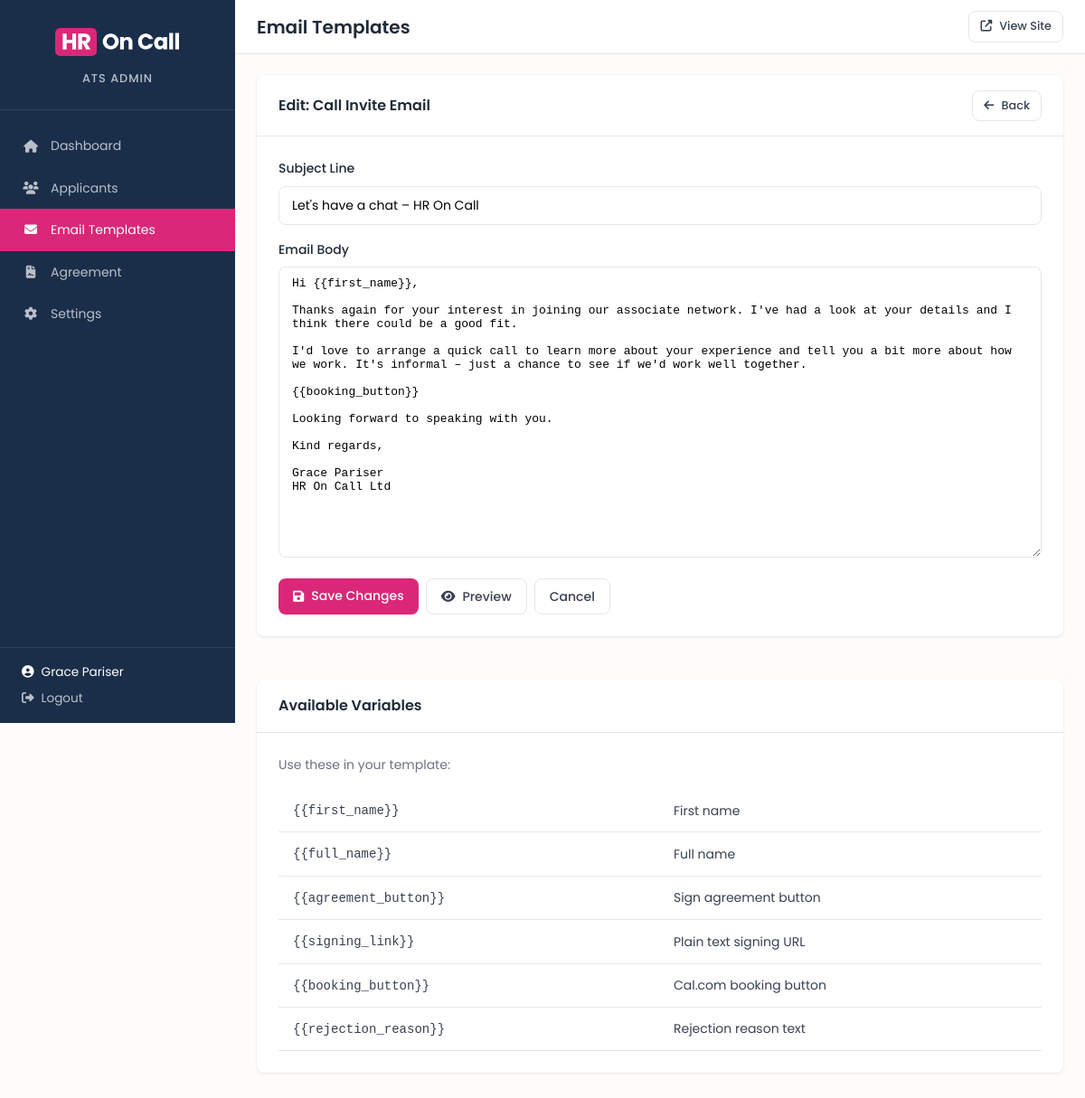
The app's page /ats/admin/templates.php?edit=call_invite (signed in) with its own data.
### tables this page shows
CREATE TABLE IF NOT EXISTS `email_templates` (
    `id` INT AUTO_INCREMENT PRIMARY KEY,
    `template_key` VARCHAR(50) NOT NULL UNIQUE,
    `name` VARCHAR(100) NOT NULL,
    `subject` VARCHAR(255) NOT NULL,
    `body` TEXT NOT NULL,
    `updated_at` DATETIME NOT NULL DEFAULT CURRENT_TIMESTAMP ON UPDATE CURRENT_TIMESTAMP
);

### ats/includes/Database.php (called while the page is built, shortened)
<?php
class Database {
    private static $instance = null;
    private $pdo;
    private function __construct() {
        try {
            $dsn = "mysql:host=" . DB_HOST . ";dbname=" . DB_NAME . ";charset=utf8mb4";
            $options = [
                PDO::ATTR_ERRMODE => PDO::ERRMODE_EXCEPTION,
                PDO::ATTR_DEFAULT_FETCH_MODE => PDO::FETCH_ASSOC,
                PDO::ATTR_EMULATE_PREPARES => false,
            ];
            $this->pdo = new PDO($dsn, DB_USER, DB_PASS, $options);
        } catch (PDOException $e) {
            error_log("Database connection failed: " . $e->getMessage());
            throw new Exception("Database connection failed");
        }
    }
    public static function getInstance() {
        if (self::$instance === null) {
            self::$instance = new self();
        }
        return self::$instance;
    }
    public function query($sql, $params = []) {
        $stmt = $this->pdo->prepare($sql);
        $stmt->execute($params);
        return $stmt;
    }
    public function fetchOne($sql, $params = []) {
        return $this->query($sql, $params)->fetch();
    }
}

### ats/includes/Email.php (called while the page is built, shortened)
<?php
class Email {
    private $db;
    public function __construct() {
        $this->db = Database::getInstance();
    }
    public function getTemplate($templateKey) {
        return $this->db->fetchOne(
            "SELECT * FROM email_templates WHERE template_key = ?",
            [$templateKey]
        );
    }
}

### ats/admin/templates.php (the view, shortened to what this page needs)
<?php
require_once 'includes/auth.php';
require_once dirname(__DIR__) . '/includes/Email.php';
$emailService = new Email();
$previewTemplate = null;
$previewHtml = null;
$editTemplate = null;
if (isset($_GET['edit'])) {
    $editTemplate = $emailService->getTemplate($_GET['edit']);
}
include 'includes/header.php';
?>
<?php if ($previewTemplate && $previewHtml): ?>
    <div class="card">
        <div class="card-header" style="display: flex; justify-content: space-between; align-items: center;">
            <h2>Preview: <?php echo htmlspecialchars($previewTemplate['name']); ?></h2>
            <div style="display: flex; gap: 0.5rem;">
                <a href="?edit=<?php echo htmlspecialchars($previewTemplate['template_key']); ?>" class="btn btn-outline btn-sm">
                    <i class="fas fa-edit"></i> Edit Template
                </a>
                <a href="templates.php" class="btn btn-outline btn-sm">
                    <i class="fas fa-arrow-left"></i> Back to List
                </a>
            </div>
        </div>
        <div class="card-body">
            <p style="margin-bottom: 1rem;"><strong>Subject:</strong> <?php echo htmlspecialchars($previewTemplate['subject']); ?></p>
            <iframe class="preview-frame" srcdoc="<?php echo htmlspecialchars($previewHtml); ?>"></iframe>
        </div>
    </div>
<?php elseif ($editTemplate): ?>
    <div class="detail-grid">
        <div>
            <div class="card">
                <div class="card-header" style="display: flex; justify-content: space-between; align-items: center;">
                    <h2>Edit: <?php echo htmlspecialchars($editTemplate['name']); ?></h2>
                    <a href="templates.php" class="btn btn-outline btn-sm">
                        <i class="fas fa-arrow-left"></i> Back
                    </a>
                </div>
                <div class="card-body">
                    <form method="POST" action="">
                        <div class="form-group">
                            <label>Subject Line</label>
                            <input type="text" name="subject" class="form-control" value="<?php echo htmlspecialchars($editTemplate['subject']); ?>" required>
                        </div>
                        <div class="form-group">
                            <label>Email Body</label>
                            <textarea name="body" class="form-control" rows="20" required style="font-family: monospace; font-size: 13px;"><?php echo htmlspecialchars($editTemplate['body']); ?></textarea>
                        </div>
                        <div style="display: flex; gap: 0.5rem;">
                            <button type="submit" class="btn btn-primary">
                                <i class="fas fa-save"></i> Save Changes
                            </button>
                            <a href="?preview=<?php echo htmlspecialchars($editTemplate['template_key']); ?>" class="btn btn-outline">
                                <i class="fas fa-eye"></i> Preview
                            </a>
                            <a href="templates.php" class="btn btn-outline">Cancel</a>
                        </div>
                    </form>
                </div>
            </div>
        </div>
        <div>
            <div class="card">
                <div class="card-header">
                    <h2>Available Variables</h2>
                </div>
                <div class="card-body">
                    <p style="margin-bottom: 1rem; color: var(--text-secondary);">Use these in your template:</p>
                    <table class="table">
                        <tr>
                            <td><code>{{first_name}}</code></td>
                            <td>First name</td>
                        </tr>
                        <tr>
                            <td><code>{{full_name}}</code></td>
                            <td>Full name</td>
                        </tr>
                        <tr>
                            <td><code>{{agreement_button}}</code></td>
                            <td>Sign agreement button</td>
                        </tr>
                        <tr>
                            <td><code>{{signing_link}}</code></td>
                            <td>Plain text signing URL</td>
                        </tr>
                        <tr>
                            <td><code>{{booking_button}}</code></td>
                            <td>Cal.com booking button</td>
                        </tr>
                        <tr>
                            <td><code>{{rejection_reason}}</code></td>
                            <td>Rejection reason text</td>
                        </tr>
                    </table>
                </div>
            </div>
        </div>
    </div>
<?php endif; ?>
<?php include 'includes/footer.php'; ?>

### ats/admin/assets/css/admin.css (style rules this page uses)
:root { --pink-accent: #DB2777; --pink-hover: #BE185D; --gold-accent: #C9A962; --navy: #1A2E4A; --cream-light: #FDFCFA; --cream-dark: #FAF7F2; --text-color: #374151; --text-secondary: #6B7280; --heading-color: #1F2937; --border-color: #E5E7EB; --success: #10B981; --warning: #F59E0B; --danger: #EF4444; --info: #3B82F6; --sidebar-width: 260px; --header-height: 60px; --border-radius: 8px; --transition: all 0.3s ease; }
* { margin: 0; padding: 0; box-sizing: border-box; }
body { font-family: 'Poppins', sans-serif; font-size: 14px; line-height: 1.6; color: var(--text-color); background-color: var(--cream-light); }
.card { background: #FFFFFF; border-radius: var(--border-radius); box-shadow: 0 1px 3px rgba(0, 0, 0, 0.1); margin-bottom: 1.5rem; }
.card-header { padding: 1rem 1.5rem; border-bottom: 1px solid var(--border-color); display: flex; align-items: center; justify-content: space-between; }
.card-header h2 { font-size: 1rem; font-weight: 600; color: var(--heading-color); margin: 0; }
.card-body { padding: 1.5rem; }
.btn { display: inline-flex; align-items: center; gap: 0.5rem; padding: 0.5rem 1rem; border-radius: var(--border-radius); font-size: 0.875rem; font-weight: 500; text-decoration: none; cursor: pointer; transition: var(--transition); border: none; font-family: inherit; }
.btn-primary { background: var(--pink-accent); color: #FFFFFF; }
.btn-outline { background: transparent; border: 1px solid var(--border-color); color: var(--text-color); }
.btn-sm { padding: 0.375rem 0.75rem; font-size: 0.8rem; }
.table { width: 100%; border-collapse: collapse; }
.table th, .table td { padding: 0.75rem 1rem; text-align: left; border-bottom: 1px solid var(--border-color); }
.form-group { margin-bottom: 1rem; }
.form-group label { display: block; font-weight: 500; margin-bottom: 0.5rem; color: var(--heading-color); }
.form-control { width: 100%; padding: 0.625rem 0.875rem; border: 1px solid var(--border-color); border-radius: var(--border-radius); font-size: 0.875rem; font-family: inherit; transition: var(--transition); }
textarea.form-control { min-height: 120px; resize: vertical; }
.detail-grid { display: grid; grid-template-columns: repeat(2, 1fr); gap: 1.5rem; }
@media (max-width: 1200px) { .detail-grid { grid-template-columns: 1fr; } }

### records on screen
email_templates: name "Call Invite Email", subject "Let's have a chat – HR On Call", body "Hi {{first_name}}, Thanks again for your interest in joining our associate network. I've had a look at your details and I think there could be a good fit. I'd love to arrange a quick call to learn more about your experience and tell you a bit more about how we work. It's informal – just a chance to see if we'd work well together. {{booking_button}} Looking forward to speaking with you. Kind regards, Grace Pariser HR On Call Ltd"

### other values on screen
$_SESSION['admin_name'] "Grace Pariser"
$pageTitle "Email Templates"
